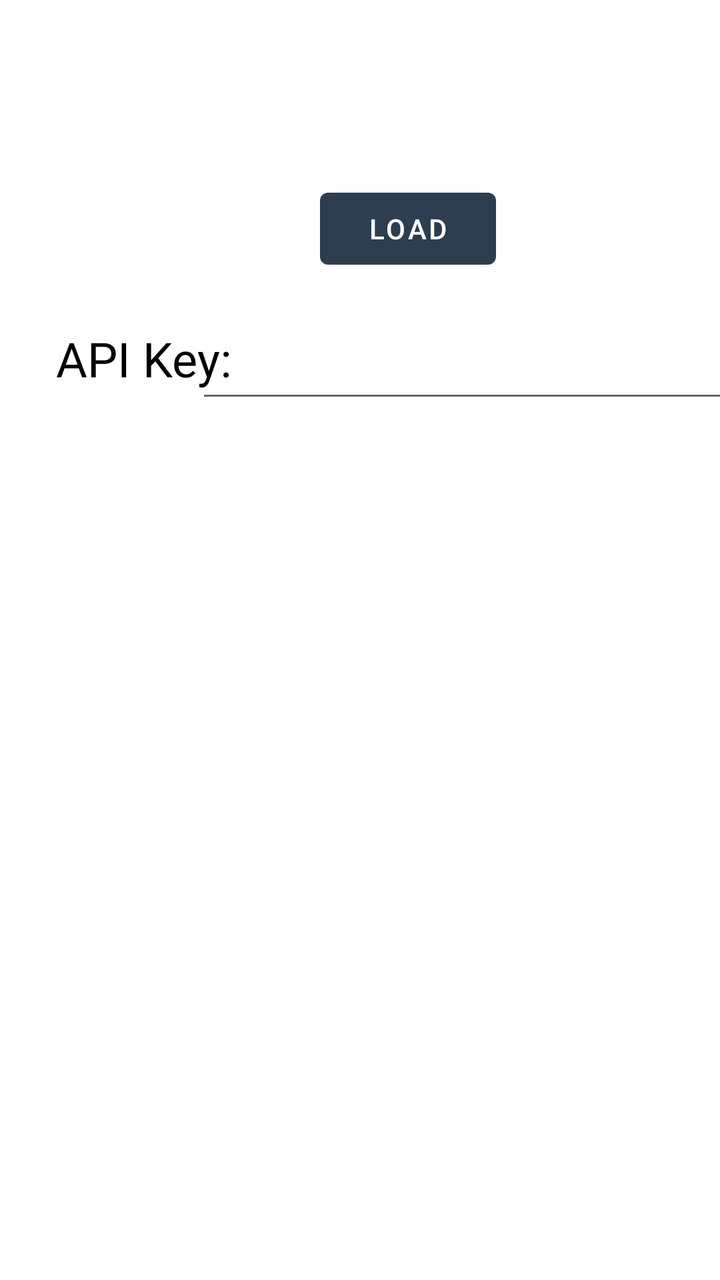
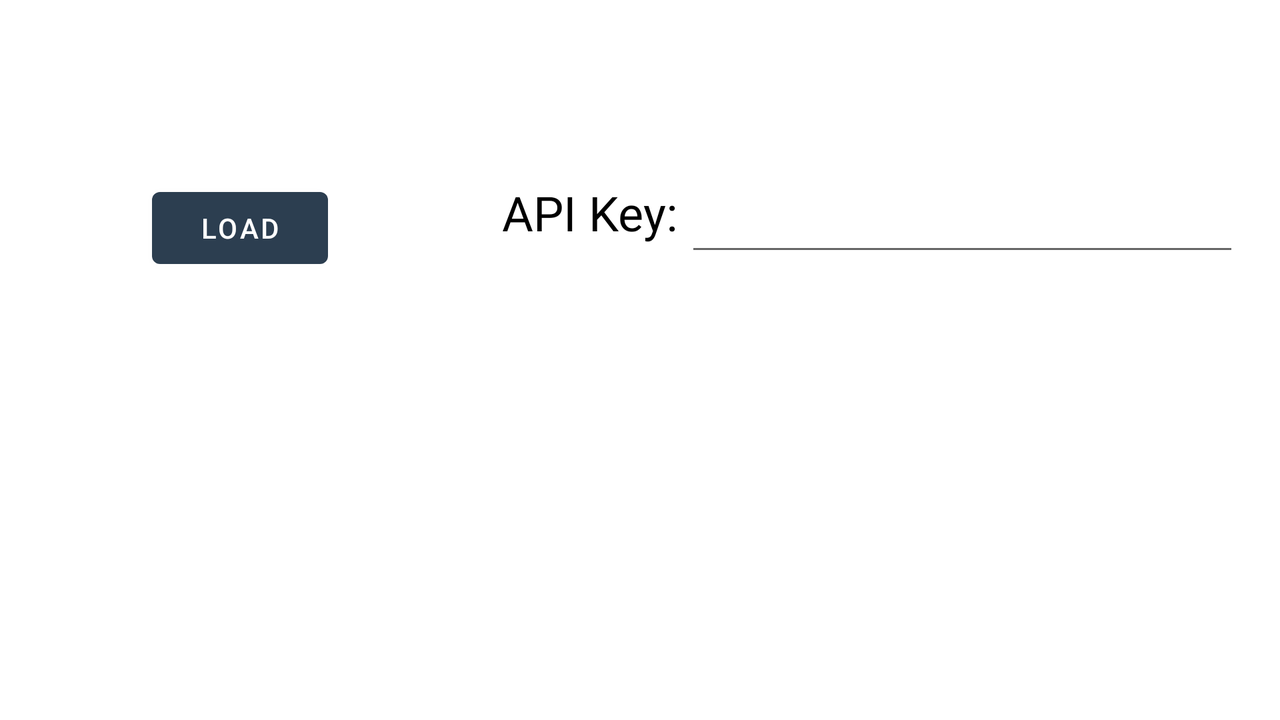

One screen, two layout resources from the same app: the default and the repository's alternative for another configuration. Each is rendered where Android would select it; the XML of both is given below.
<!-- AndroidManifest.xml: application theme Theme.VirusCheckApp -->
<!-- res/layout/activity_investigate.xml -->
<?xml version="1.0" encoding="utf-8"?>
<androidx.constraintlayout.widget.ConstraintLayout xmlns:android="http://schemas.android.com/apk/res/android"
    xmlns:app="http://schemas.android.com/apk/res-auto"
    xmlns:tools="http://schemas.android.com/tools"
    android:layout_width="match_parent"
    android:layout_height="match_parent"
    tools:context=".InvestigateActivity">

    <TextView
        android:id="@+id/textView11"
        style="@style/TextStyle"
        android:layout_width="wrap_content"
        android:layout_height="wrap_content"
        android:layout_marginStart="28dp"
        android:layout_marginTop="88dp"
        android:gravity="center_horizontal"
        android:text="@string/api_key"
        android:textColor="#000000"
        app:layout_constraintStart_toStartOf="parent"
        app:layout_constraintTop_toBottomOf="@+id/textView10" />

    <EditText
        android:id="@+id/editTextTextPersonName4"
        android:layout_width="270dp"
        android:layout_height="40dp"
        android:layout_marginTop="28dp"
        android:layout_marginRight="10dp"
        android:gravity="center_horizontal"
        android:importantForAutofill="no"
        android:inputType="textPersonName"
        app:layout_constraintEnd_toEndOf="parent"
        app:layout_constraintStart_toEndOf="@+id/textView11"
        app:layout_constraintTop_toBottomOf="@+id/button2" />

    <TextView
        android:id="@+id/textView13"
        style="@style/TextStyle"
        android:layout_width="match_parent"
        android:layout_height="wrap_content"
        android:layout_marginTop="2dp"
        android:textAlignment="center"
        android:textColor="#000000"
        app:layout_constraintStart_toStartOf="parent"
        app:layout_constraintTop_toTopOf="parent" />

    <TextView
        android:id="@+id/textView10"
        style="@style/TextStyle"
        android:layout_width="match_parent"
        android:layout_height="wrap_content"
        android:layout_marginTop="56dp"
        android:textAlignment="center"
        android:textColor="#000000"
        android:textSize="14sp"
        app:layout_constraintStart_toStartOf="parent"
        app:layout_constraintTop_toTopOf="parent" />

    <Button
        android:id="@+id/button2"
        android:layout_width="wrap_content"
        android:layout_height="wrap_content"
        android:layout_marginStart="160dp"
        android:layout_marginTop="56dp"
        android:text="@string/load"
        app:layout_constraintStart_toStartOf="parent"
        app:layout_constraintTop_toBottomOf="@+id/textView13" />

    <ScrollView
        android:layout_width="match_parent"
        android:layout_height="400dp"
        android:layout_marginLeft="10dp"
        android:layout_marginTop="83dp"
        android:layout_marginRight="10dp"
        app:layout_constraintEnd_toEndOf="parent"
        app:layout_constraintStart_toStartOf="parent"
        app:layout_constraintTop_toBottomOf="@+id/button2">

        <TextView
            android:id="@+id/textView9"
            android:layout_width="match_parent"
            android:layout_height="wrap_content" />
    </ScrollView>

</androidx.constraintlayout.widget.ConstraintLayout>
<!-- resources referenced by this layout -->
<resources>
  <string name="api_key">API Key:</string>
  <string name="load">Load</string>
  <style name="TextStyle">
          <item name="android:layout_marginTop">@dimen/layout_margin</item>
          <item name="android:fontFamily">@font/roboto</item>
          <item name="android:paddingTop">@dimen/small_padding</item>
          <item name="android:paddingBottom">@dimen/small_padding</item>
          <item name="android:textSize">24sp</item>
          <item name="android:layout_gravity">center</item>
      </style>
  <style name="Theme.VirusCheckApp" parent="Theme.MaterialComponents.DayNight.DarkActionBar">
          
          <item name="colorPrimary">@color/grey_200</item>
          <item name="colorPrimaryVariant">@color/grey_200</item>
          <item name="colorOnPrimary">@color/white</item>
          
          <item name="colorSecondary">@color/teal_200</item>
          <item name="colorSecondaryVariant">@color/teal_700</item>
          <item name="colorOnSecondary">@color/black</item>
          
          <item name="android:statusBarColor" tools:targetApi="l">?attr/colorPrimaryVariant</item>
          
      </style>
  <color name="grey_200">#2C3E50</color>
  <color name="white">#FFFFFFFF</color>
  <color name="teal_200">#FF03DAC5</color>
  <color name="teal_700">#FF018786</color>
  <color name="black">#FF000000</color>
</resources>
<!-- res/layout-land/activity_investigate.xml (the repository's variant of the layout above) -->
<!-- drawn on the phone turned sideways -->
<?xml version="1.0" encoding="utf-8"?>
<androidx.constraintlayout.widget.ConstraintLayout xmlns:android="http://schemas.android.com/apk/res/android"
    xmlns:app="http://schemas.android.com/apk/res-auto"
    xmlns:tools="http://schemas.android.com/tools"
    android:layout_width="match_parent"
    android:layout_height="match_parent"
    tools:context=".InvestigateActivity">

    <TextView
        android:id="@+id/textView11"
        style="@style/TextStyle"
        android:layout_width="wrap_content"
        android:layout_height="wrap_content"
        android:layout_marginStart="87dp"
        android:layout_marginTop="15dp"
        android:gravity="center_horizontal"
        android:text="@string/api_key"
        android:textColor="#000000"
        app:layout_constraintStart_toEndOf="@+id/button2"
        app:layout_constraintTop_toBottomOf="@+id/textView10" />

    <EditText
        android:id="@+id/editTextTextPersonName4"
        android:layout_width="277dp"
        android:layout_height="40dp"
        android:layout_marginStart="4dp"
        android:layout_marginTop="18dp"
        android:gravity="center_horizontal"
        android:importantForAutofill="no"
        android:inputType="textPersonName"
        app:layout_constraintStart_toEndOf="@+id/textView11"
        app:layout_constraintTop_toBottomOf="@+id/textView10" />

    <TextView
        android:id="@+id/textView13"
        style="@style/TextStyle"
        android:layout_width="match_parent"
        android:layout_height="wrap_content"
        android:layout_marginTop="2dp"
        android:textAlignment="center"
        android:textColor="#000000"
        app:layout_constraintStart_toStartOf="parent"
        app:layout_constraintTop_toTopOf="parent" />

    <TextView
        android:id="@+id/textView10"
        style="@style/TextStyle"
        android:layout_width="match_parent"
        android:layout_height="wrap_content"
        android:layout_marginTop="56dp"
        android:textAlignment="center"
        android:textColor="#000000"
        android:textSize="14sp"
        app:layout_constraintStart_toStartOf="parent"
        app:layout_constraintTop_toTopOf="parent" />

    <Button
        android:id="@+id/button2"
        android:layout_width="wrap_content"
        android:layout_height="wrap_content"
        android:layout_marginStart="76dp"
        android:layout_marginTop="15dp"
        android:text="@string/load"
        app:layout_constraintStart_toStartOf="parent"
        app:layout_constraintTop_toBottomOf="@+id/textView10" />

    <ScrollView
        android:layout_width="match_parent"
        android:layout_height="150dp"
        android:layout_marginLeft="10dp"
        android:layout_marginTop="13dp"
        android:layout_marginRight="10dp"
        app:layout_constraintEnd_toEndOf="parent"
        app:layout_constraintStart_toStartOf="parent"
        app:layout_constraintTop_toBottomOf="@+id/textView11">

        <TextView
            android:id="@+id/textView9"
            android:layout_width="match_parent"
            android:layout_height="wrap_content" />
    </ScrollView>

</androidx.constraintlayout.widget.ConstraintLayout>
